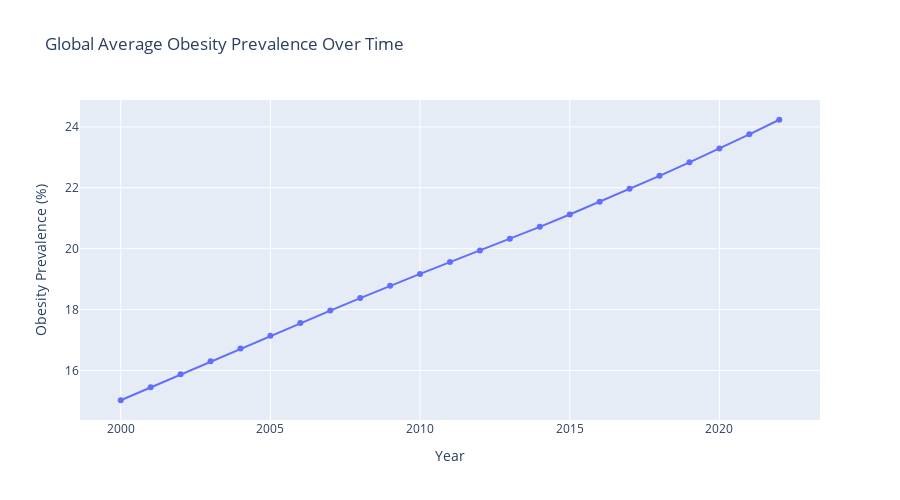

Here is the notebook cell this chart was saved with:
### Markdown cell above
## 2. Global Trends Analysis

### Code cell
# Global Average Obesity Rate Over Time
global_trend = df.groupby('Year')['Value'].mean().reset_index()

fig = px.line(global_trend, x='Year', y='Value', markers=True,
              title='Global Average Obesity Prevalence Over Time',
              labels={'Value': 'Obesity Prevalence (%)'})
fig.update_layout(height=500)
fig.show()

### Figure 1 — Plotly figure (JSON) as saved in the notebook; plotly's stock layout.template omitted (floating-point values rounded to 4 significant figures)
{"data": [{"hovertemplate": "Year=%{x}<br>Obesity Prevalence (%)=%{y}<extra></extra>", "legendgroup": "", "line": {"color": "#636efa", "dash": "solid"}, "marker": {"symbol": "circle"}, "mode": "lines+markers", "name": "", "orientation": "v", "showlegend": false, "type": "scatter", "x": [2000, 2001, 2002, 2003, 2004, 2005, 2006, 2007, 2008, 2009, 2010, 2011, 2012, 2013, 2014, 2015, 2016, 2017, 2018, 2019, 2020, 2021, 2022], "xaxis": "x", "y": [15.02, 15.45, 15.87, 16.3, 16.72, 17.14, 17.56, 17.97, 18.38, 18.78, 19.17, 19.56, 19.94, 20.33, 20.72, 21.12, 21.54, 21.97, 22.39, 22.84, 23.29, 23.76, 24.24], "yaxis": "y"}], "layout": {"height": 500, "legend": {"tracegroupgap": 0}, "title": {"text": "Global Average Obesity Prevalence Over Time"}, "xaxis": {"anchor": "y", "domain": [0, 1], "title": {"text": "Year"}}, "yaxis": {"anchor": "x", "domain": [0, 1], "title": {"text": "Obesity Prevalence (%)"}}}}
